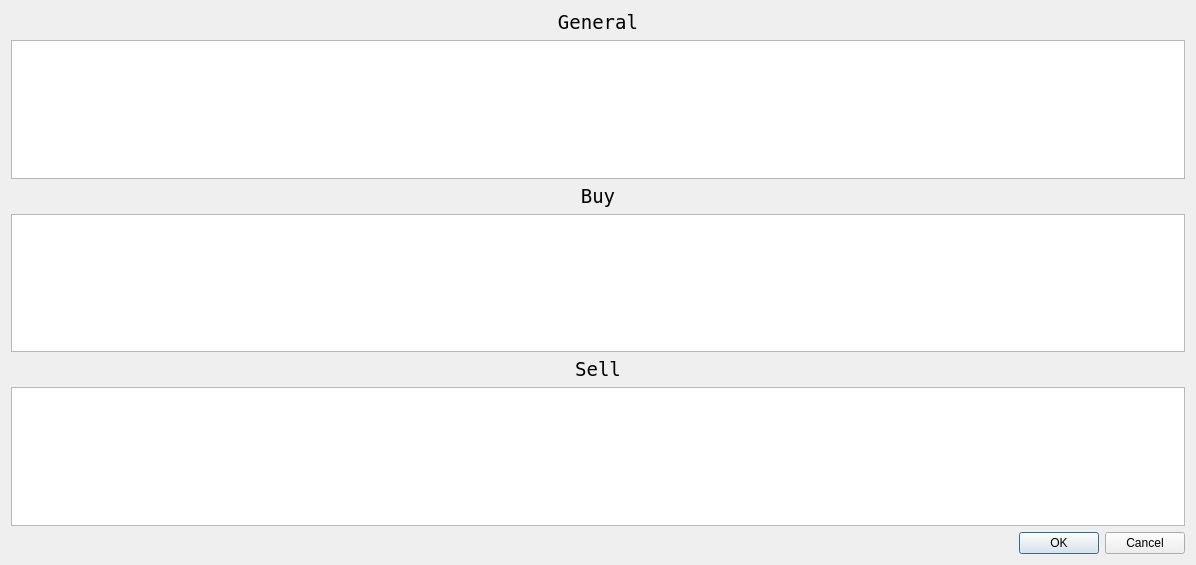
<?xml version="1.0" encoding="UTF-8"?>
<ui version="4.0">
 <class>DialogEmma</class>
 <widget class="QDialog" name="DialogEmma">
  <property name="geometry">
   <rect>
    <x>0</x>
    <y>0</y>
    <width>1196</width>
    <height>565</height>
   </rect>
  </property>
  <property name="windowTitle">
   <string>Dialog</string>
  </property>
  <layout class="QVBoxLayout" name="verticalLayout">
   <item>
    <layout class="QGridLayout" name="gridLayout">
     <item row="1" column="0">
      <widget class="QTextEdit" name="txt_general">
       <property name="font">
        <font>
         <family>Inconsolata</family>
         <pointsize>14</pointsize>
        </font>
       </property>
       <property name="frameShadow">
        <enum>QFrame::Raised</enum>
       </property>
      </widget>
     </item>
     <item row="0" column="0">
      <widget class="QLabel" name="lbl_general">
       <property name="font">
        <font>
         <family>Inconsolata</family>
         <pointsize>14</pointsize>
        </font>
       </property>
       <property name="text">
        <string>General</string>
       </property>
       <property name="alignment">
        <set>Qt::AlignCenter</set>
       </property>
      </widget>
     </item>
     <item row="5" column="0">
      <widget class="QTextEdit" name="txt_sell">
       <property name="font">
        <font>
         <family>Inconsolata</family>
         <pointsize>14</pointsize>
        </font>
       </property>
       <property name="frameShadow">
        <enum>QFrame::Raised</enum>
       </property>
      </widget>
     </item>
     <item row="3" column="0">
      <widget class="QTextEdit" name="txt_buy">
       <property name="font">
        <font>
         <family>Inconsolata</family>
         <pointsize>14</pointsize>
        </font>
       </property>
       <property name="frameShadow">
        <enum>QFrame::Raised</enum>
       </property>
      </widget>
     </item>
     <item row="2" column="0">
      <widget class="QLabel" name="lbl_buy">
       <property name="font">
        <font>
         <family>Inconsolata</family>
         <pointsize>14</pointsize>
        </font>
       </property>
       <property name="text">
        <string>Buy</string>
       </property>
       <property name="alignment">
        <set>Qt::AlignCenter</set>
       </property>
      </widget>
     </item>
     <item row="4" column="0">
      <widget class="QLabel" name="lbl_sell">
       <property name="font">
        <font>
         <family>Inconsolata</family>
         <pointsize>14</pointsize>
        </font>
       </property>
       <property name="text">
        <string>Sell</string>
       </property>
       <property name="alignment">
        <set>Qt::AlignCenter</set>
       </property>
      </widget>
     </item>
    </layout>
   </item>
   <item>
    <widget class="QDialogButtonBox" name="buttonBox">
     <property name="orientation">
      <enum>Qt::Horizontal</enum>
     </property>
     <property name="standardButtons">
      <set>QDialogButtonBox::Cancel|QDialogButtonBox::Ok</set>
     </property>
    </widget>
   </item>
  </layout>
 </widget>
 <resources/>
 <connections>
  <connection>
   <sender>buttonBox</sender>
   <signal>accepted()</signal>
   <receiver>DialogEmma</receiver>
   <slot>accept()</slot>
   <hints>
    <hint type="sourcelabel">
     <x>248</x>
     <y>254</y>
    </hint>
    <hint type="destinationlabel">
     <x>157</x>
     <y>274</y>
    </hint>
   </hints>
  </connection>
  <connection>
   <sender>buttonBox</sender>
   <signal>rejected()</signal>
   <receiver>DialogEmma</receiver>
   <slot>reject()</slot>
   <hints>
    <hint type="sourcelabel">
     <x>316</x>
     <y>260</y>
    </hint>
    <hint type="destinationlabel">
     <x>286</x>
     <y>274</y>
    </hint>
   </hints>
  </connection>
 </connections>
</ui>
